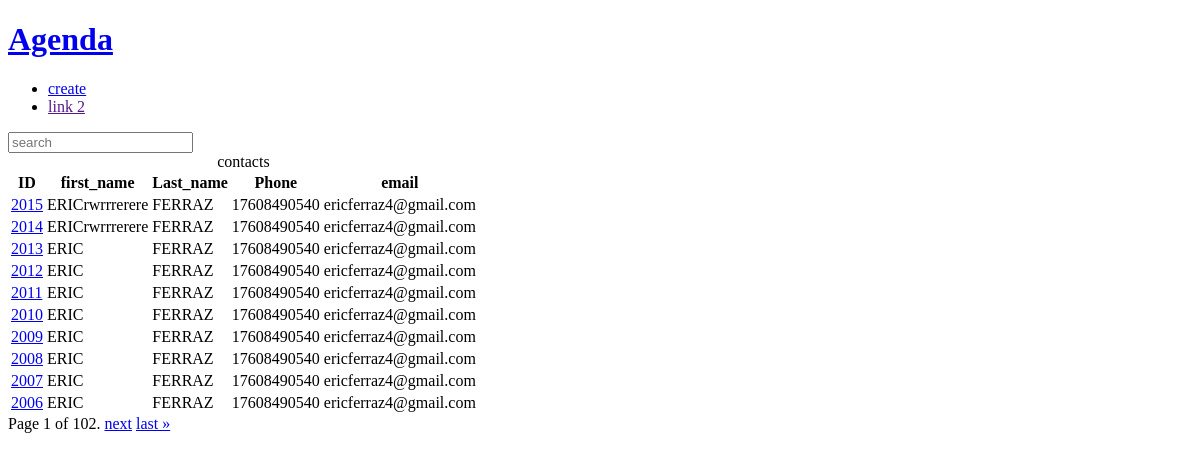
The page / on the database its author committed.
### contact/models.py (models this page shows, shortened)
class Contact(models.Model):
    first_name = models.CharField(max_length=50)
    last_name = models.CharField(max_length=50,blank=True)
    phone = models.CharField(max_length=15)
    email = models.EmailField(max_length=254, blank=True)
    created_date = models.DateTimeField(default=timezone.now)
    description = models.TextField(blank=True)
    show = models.BooleanField(default=True)
    picture = models.ImageField(upload_to='pictures/%Y/%m', blank=True, null=True)
    Category = models.ForeignKey(
        category,
        on_delete=models.SET_NULL,
        blank=True,
        null=True,
        )

### contact/views/contact_views.py (the view)
# urls.py: path('', views.inedex, name = 'index'),
def inedex (request):
    Contacts = Contact.objects.filter(show = True).order_by('-id')
    paginator = Paginator(Contacts, 10)
    page_number = request.GET.get("page")
    page_obj = paginator.get_page(page_number)
    context = {
        "page_obj": page_obj,
        "site_title" : 'Contatos - '
    }
    return render(
        request,
        "contact/index.html",
        context
        )

### contact/templates/contact/index.html
{% extends "global/base.html" %}
{% block content %}
{% if page_obj %}
    <div class = "responsive-table">
        <table class = "contacts-table">
            <caption class = "table-caption">
                contacts
            </caption>
            <thead>
                <tr class="table-row table-row-header">
                   <th class="table-header">ID</th>
                   <th class="table-header">first_name</th>
                   <th class="table-header">Last_name</th>
                   <th class="table-header">Phone</th>
                   <th class="table-header">email</th>
                </tr>
            </thead>
            <tbody>
                {%for contact in page_obj%}
                    <tr class="table-row">
                        <td class="table-cel">
                         <a
                            class="table-link"
                            href="{% url 'contact:contact' contact.id %}"
                            >
                            {{contact.id}}
                         </a>
                        </td>
                        <td class="table-cel">
                            {{contact.first_name}}
                        </td>
                        <td class="table-cel">
                             {{contact.last_name}}
                        </td>
                        <td class="table-cel">
                             {{contact.phone}}
                        </td>
                        <td class="table-cel">
                             {{contact.email}}
                        </td>
                    </tr>
                {% endfor %}
            </tbody>
        </table>
    </div>
    {% else %}
    <div class="single-contact">
      <h1 class="single-contact-name">
        NENHUM CONTATO ECONTRADO
      </h1>
    </div>
{% endif %}
{% endblock content%}

### base_static/global/css/style.css (style rules this page uses)
body { background-color: #ffffff; }
.responsive-table { width: 100%; overflow-x: auto; }

### rows shown on the page
Contact: id "2015", first_name "ERICrwrrrerere", last_name "FERRAZ", phone "17608490540", email "ericferraz4@gmail.com"
Contact: id "2014", first_name "ERICrwrrrerere", last_name "FERRAZ", phone "17608490540", email "ericferraz4@gmail.com"
Contact: id "2013", first_name "ERIC", last_name "FERRAZ", phone "17608490540", email "ericferraz4@gmail.com"
Contact: id "2012", first_name "ERIC", last_name "FERRAZ", phone "17608490540", email "ericferraz4@gmail.com"
Contact: id "2011", first_name "ERIC", last_name "FERRAZ", phone "17608490540", email "ericferraz4@gmail.com"
Contact: id "2010", first_name "ERIC", last_name "FERRAZ", phone "17608490540", email "ericferraz4@gmail.com"
Contact: id "2009", first_name "ERIC", last_name "FERRAZ", phone "17608490540", email "ericferraz4@gmail.com"
Contact: id "2008", first_name "ERIC", last_name "FERRAZ", phone "17608490540", email "ericferraz4@gmail.com"
Contact: id "2007", first_name "ERIC", last_name "FERRAZ", phone "17608490540", email "ericferraz4@gmail.com"
Contact: id "2006", first_name "ERIC", last_name "FERRAZ", phone "17608490540", email "ericferraz4@gmail.com"

### other values the page prints
{{ page_obj.number }} "1"
{{ page_obj.paginator.num_pages }} "102"
